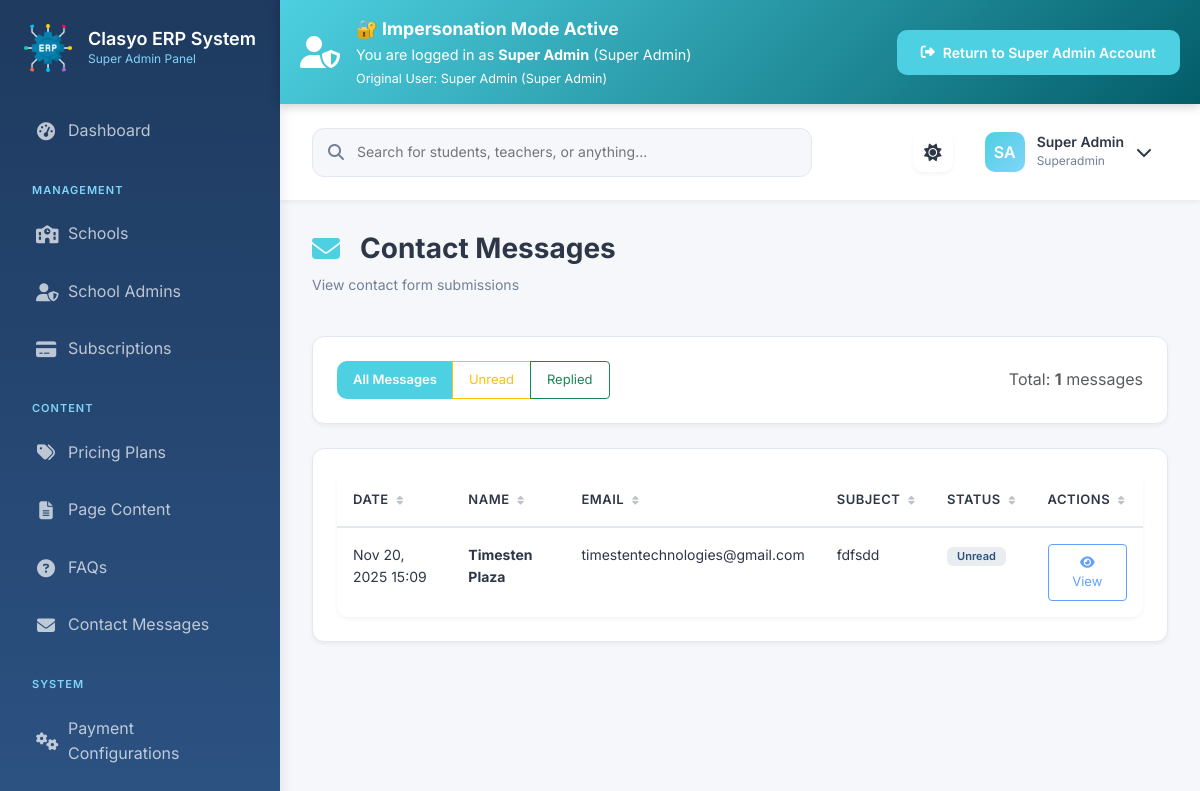
/superadmin/content/messages/ (signed in), run on the app's committed database.
### accounts/models.py (models this page shows, shortened)
class User(AbstractUser):
    ROLE_CHOICES = [
        ('superadmin', 'Super Admin'),
        ('admin', 'School Admin'),
        ('teacher', 'Teacher'),
        ('accountant', 'Accountant'),
        ('librarian', 'Librarian'),
        ('receptionist', 'Receptionist'),
        ('parent', 'Parent'),
        ('student', 'Student'),
    ]
    GENDER_CHOICES = [
        ('male', 'Male'),
        ('female', 'Female'),
        ('other', 'Other'),
    ]
    username = None
    email = models.EmailField(_('Email Address'), unique=True)
    role = models.CharField(_('Role'), max_length=20, choices=ROLE_CHOICES)
    first_name = models.CharField(_('First Name'), max_length=150)
    last_name = models.CharField(_('Last Name'), max_length=150)
    phone = PhoneNumberField(_('Phone Number'), blank=True, null=True)
    mobile = PhoneNumberField(_('Mobile Number'), blank=True, null=True)
    avatar = models.ImageField(_('Avatar'), upload_to='avatars/', blank=True, null=True)
    gender = models.CharField(_('Gender'), max_length=10, choices=GENDER_CHOICES, blank=True)
    date_of_birth = models.DateField(_('Date of Birth'), blank=True, null=True)
    blood_group = models.CharField(_('Blood Group'), max_length=10, blank=True)
    address = models.TextField(_('Address'), blank=True)
    city = models.CharField(_('City'), max_length=100, blank=True)
    state = models.CharField(_('State'), max_length=100, blank=True)
    country = CountryField(_('Country'), blank=True)
    postal_code = models.CharField(_('Postal Code'), max_length=20, blank=True)
    emergency_contact_name = models.CharField(_('Emergency Contact Name'), max_length=150, blank=True)
    emergency_contact_phone = PhoneNumberField(_('Emergency Contact Phone'), blank=True, null=True)
    emergency_contact_relation = models.CharField(_('Emergency Contact Relation'), max_length=50, blank=True)
    employee_id = models.CharField(_('Employee ID'), max_length=50, blank=True, unique=True, null=True)
    department = models.ForeignKey('human_resource.Department', on_delete=models.SET_NULL,
                                  null=True, blank=True, related_name='employees')
    designation = models.ForeignKey('human_resource.Designation', on_delete=models.SET_NULL,
                                   null=True, blank=True, related_name='employees')
    join_date = models.DateField(_('Join Date'), blank=True, null=True)
    is_active = models.BooleanField(_('Active'), default=True)
    is_verified = models.BooleanField(_('Verified'), default=False)
    last_login_ip = models.GenericIPAddressField(_('Last Login IP'), blank=True, null=True)
    created_at = models.DateTimeField(_('Created At'), auto_now_add=True)
    updated_at = models.DateTimeField(_('Updated At'), auto_now=True)
    objects = UserManager()
    USERNAME_FIELD = 'email'
    REQUIRED_FIELDS = ['first_name', 'last_name', 'role']
    class Meta:
        verbose_name = _('User')
        verbose_name_plural = _('Users')
        ordering = ['-created_at']
    def get_full_name(self):
        return f"{self.first_name} {self.last_name}".strip()

### frontend/models.py (models this page shows, shortened)
class ContactMessage(models.Model):
    name = models.CharField(max_length=100)
    email = models.EmailField()
    phone = models.CharField(max_length=20, blank=True)
    subject = models.CharField(max_length=200)
    message = models.TextField()
    is_read = models.BooleanField(default=False)
    replied = models.BooleanField(default=False)
    created_at = models.DateTimeField(auto_now_add=True)
    class Meta:
        ordering = ['-created_at']

### superadmin/views.py (the view, shortened to what this page needs)
# urls.py: path('content/messages/', views.ContactMessagesView.as_view(), name='contact_messages'),
class ContactMessagesView(SuperAdminRequiredMixin, ListView):
    template_name = 'superadmin/contact_messages.html'
    context_object_name = 'messages_list'
    paginate_by = 30
    def get_queryset(self):
        queryset = ContactMessage.objects.all().order_by('-created_at')
        status = self.request.GET.get('status')
        if status == 'unread':
            queryset = queryset.filter(is_read=False)
        elif status == 'replied':
            queryset = queryset.filter(replied=True)
        return queryset

### core/context_processors.py (called while the page is built, shortened)
def school_context(request):
    context = {}
    if hasattr(request, 'resolver_match') and request.resolver_match:
        school_slug = request.resolver_match.kwargs.get('school_slug')
    return context

### superadmin/context_processors.py (called while the page is built)
def impersonation_context(request):
    context = {
        'is_impersonating': getattr(request, 'is_impersonating', False),
        'original_user': getattr(request, 'original_user', None),
    }
    return context

### superadmin/views.py (called while the page is built)
    def test_func(self):
        return self.request.user.is_authenticated and self.request.user.role == 'superadmin'  # Fixed: was 'super_admin'

### templates/superadmin/contact_messages.html (shortened to what this page needs)
{% extends 'dashboards/base.html' %}
{% load static %}
{% block page_title %}Contact Messages{% endblock %}
{% block page_icon %}envelope{% endblock %}
{% block page_subtitle %}View contact form submissions{% endblock %}
{% block content %}
            <div class="modern-card mb-4">
                <div class="row align-items-center">
                    <div class="col-md-8">
                        <div class="btn-group" role="group">
                            <a href="?" class="btn btn-sm {% if not request.GET.status %}btn-primary{% else %}btn-outline-primary{% endif %}">
                                All Messages
                            </a>
                            <a href="?status=unread" class="btn btn-sm {% if request.GET.status == 'unread' %}btn-warning{% else %}btn-outline-warning{% endif %}">
                                Unread
                            </a>
                            <a href="?status=replied" class="btn btn-sm {% if request.GET.status == 'replied' %}btn-success{% else %}btn-outline-success{% endif %}">
                                Replied
                            </a>
                        </div>
                    </div>
                    <div class="col-md-4 text-end">
                        <span class="text-muted">Total: <strong>{{ messages_list.count }}</strong> messages</span>
                    </div>
                </div>
            </div>
            <div class="modern-card">
                {% if messages_list %}
                <div class="table-responsive">
                    <table class="table modern-table">
                        <thead>
                            <tr>
                                <th>Date</th>
                                <th>Name</th>
                                <th>Email</th>
                                <th>Subject</th>
                                <th>Status</th>
                                <th>Actions</th>
                            </tr>
                        </thead>
                        <tbody>
                            {% for message in messages_list %}
                            <tr>
                                <td>{{ message.created_at|date:"M d, Y H:i" }}</td>
                                <td><strong>{{ message.name }}</strong></td>
                                <td>{{ message.email }}</td>
                                <td>{{ message.subject|truncatewords:8 }}</td>
                                <td>
                                    {% if message.replied %}
                                        <span class="badge bg-success">Replied</span>
                                    {% elif message.is_read %}
                                        <span class="badge bg-info">Read</span>
                                    {% else %}
                                        <span class="badge bg-warning">Unread</span>
                                    {% endif %}
                                </td>
                                <td>
                                    <button type="button" class="btn btn-sm btn-outline-primary" disabled>
                                        <i class="fas fa-eye"></i> View
                                    </button>
                                </td>
                            </tr>
                            {% endfor %}
                        </tbody>
                    </table>
                </div>
                {% else %}
                <div class="text-center py-5">
                    <i class="fas fa-envelope fa-3x text-muted mb-3"></i>
                    <p class="text-muted">No contact messages found</p>
                </div>
                {% endif %}
            </div>
{% endblock %}

### templates/includes/impersonation_banner.html
{% if is_impersonating %}
<div class="alert alert-warning alert-dismissible fade show m-0 rounded-0 border-0"
     style="background: linear-gradient(135deg,  #4DD0E1 0%,  #035d69 100%); color: white; padding: 15px 20px; position: sticky; top: 0; z-index: 1050; box-shadow: 0 2px 10px rgba(0,0,0,0.2);">
    <div class="d-flex align-items-center justify-content-between">
        <div class="d-flex align-items-center">
            <i class="fas fa-user-shield fa-2x me-3"></i>
            <div>
                <strong style="font-size: 1.1rem;">🔐 Impersonation Mode Active</strong>
                <p class="mb-0" style="font-size: 0.9rem;">
                    You are logged in as <strong>{{ user.get_full_name }}</strong> ({{ user.get_role_display }})
                    {% if original_user %}
                        <br><small>Original User: {{ original_user.get_full_name }} ({{ original_user.get_role_display }})</small>
                    {% endif %}
                </p>
            </div>
        </div>
        <a href="{% url 'superadmin:stop_impersonation' %}"
           class="btn btn-primary">
            <i class="fas fa-sign-out-alt me"></i>
            Return to {{ original_user.get_full_name|default:"Admin" }} Account
        </a>
    </div>
</div>
{% endif %}

### templates/includes/header.html (shortened to what this page needs)
{% load static %}
<nav class="top-navbar">
    <form action="{% if user.role == 'superadmin' or user.role == 'super_admin' %}#{% else %}/school/{{ school_slug }}/search/{% endif %}" method="get" class="search-bar">
        <input type="text" name="q" placeholder="Search for students, teachers, or anything..." id="globalSearch">
    </form>
    <div class="navbar-actions">
        <button id="theme-toggle" class="nav-icon-btn" title="Toggle Theme">
            <i class="fas fa-moon"></i>
        </button>
        <div class="dropdown">
            <div class="user-profile-nav" data-bs-toggle="dropdown" style="cursor: pointer;">
                <div class="user-avatar">{{ user.first_name.0|default:"U" }}{{ user.last_name.0|default:"" }}</div>
                <div class="user-info">
                    <h4>{{ user.get_full_name|default:user.email }}</h4>
                    <p>{{ user.role|title }}</p>
                </div>
                <i class="fas fa-chevron-down"></i>
            </div>
        </div>
    </div>
</nav>

### data on the page
User: get_full_name "Super Admin", role "Super Admin", first_name.0 "S", last_name.0 "A", role "Superadmin"
ContactMessage: created_at "Nov 20, 2025 15:09", name "Timesten Plaza", email "timestentechnologies@gmail.com", subject "fdfsdd", replied "Unread"

### other printed values
{{ messages_list.count }} "1"
